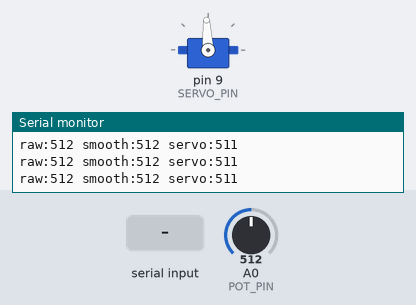
Recording of a sketch running on a simulated Arduino Uno, built with avr-gcc and run on an emulated ATmega328P. Shown: servo, the last lines printed to the serial monitor. Inputs (shaded band) come from the test bench; at power-on: A0 (POT_PIN) = 512.

Above: at 1.2 s.
1.3 s: A0 (POT_PIN) set to 716
3.2 s: A0 (POT_PIN) set to 1023
At 4.9 s:
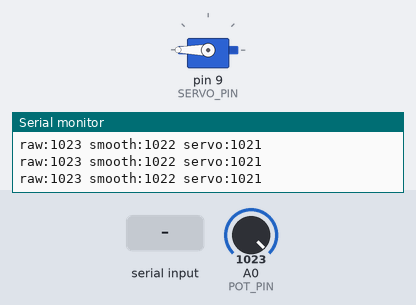
5.3 s: A0 (POT_PIN) set to 306
At 7.6 s:
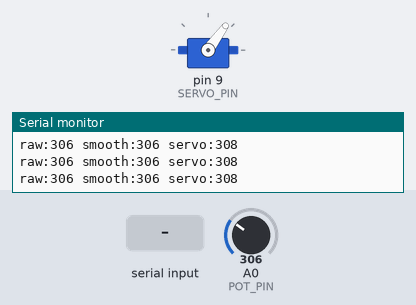
8.3 s: A0 (POT_PIN) set to 122
At 9.3 s:
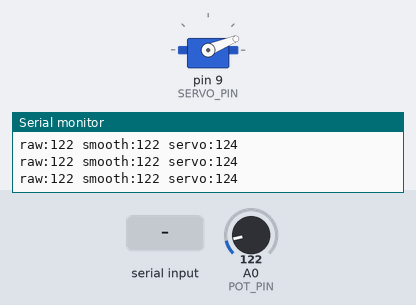
10.2 s: "s" received over Serial
11.7 s: A0 (POT_PIN) set to 0
At 12.2 s:
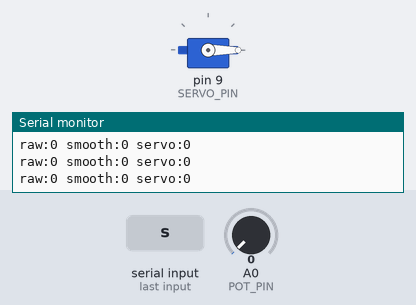
Timing chart, 0 to 14.4 s (numbered marks = the images above; inputs shaded):
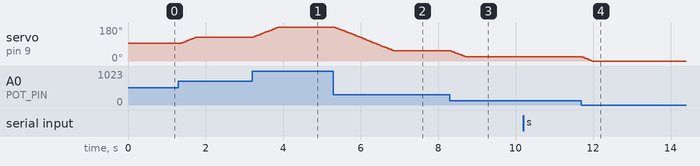

Measured:
- after the input at 3.2 s, servo on pin 9 (SERVO_PIN): moves from 125° to 180° over 0.66 s, starting at once
- after the input at 5.3 s, servo on pin 9 (SERVO_PIN): moves from 180° to 54° over 1.5 s, starting at once
- after the input at 8.3 s, servo on pin 9 (SERVO_PIN): moves from 54° to 22° over 0.38 s, starting at once
- after the input at 11.7 s, servo on pin 9 (SERVO_PIN): moves from 22° to 0° over 0.26 s, starting at once

The sketch:

pot_servo.ino
```cpp
/*
  pot_servo.ino  —  Gesture Bloom, Phase 2
  ------------------------------------------------------------------
  What it is:   Turn the trimmer, and the servo follows.
  Why it exists: Your first analog input. The trimmer produces a
                continuously varying voltage; the Uno measures it and
                turns it into a servo position. That is exactly the
                shape of the final project, with "how far the trimmer
                is turned" standing in for "how open your hand is".
  How it fits:  It keeps phase 1's speed-limited movement and adds the
                two tricks that stop a servo buzzing when its input is
                noisy: smoothing and a deadband. The browser will do
                the same with hand data in phase 7.

  Watch it:     Tools → Serial Plotter (115200 baud) draws the raw and
                smoothed readings as live lines.
  Commands:     s = smoothing on/off (compare the jitter)
                d = detach / re-attach the servo (limp and quiet)
  ------------------------------------------------------------------
*/

#include <Servo.h>

// ---------- Settings ----------------------------------------------

const uint8_t SERVO_PIN = 9;       // servo orange
const uint8_t POT_PIN = A0;        // trimmer middle leg (wiper)
const unsigned long BAUD_RATE = 115200;

// Your phase 1 results: the servo moves freely across 500–2500 µs.
const int PULSE_MIN = 500;
const int PULSE_MAX = 2500;

// Smoothing: each reading only moves the smoothed value 1/SMOOTHING of
// the way toward it (an "exponential moving average"). Higher = calmer
// but laggier. 8 is a good start.
const int SMOOTHING = 8;

// Deadband: ignore target changes smaller than this many µs (8 µs is
// under 1°). This stops the servo "hunting" back and forth over tiny
// noise, which is what makes a still servo buzz.
const int DEADBAND_US = 8;

// Speed limit, as in phase 1. Faster than phase 1's 600 so the servo
// keeps up with your hand, still gentle enough to spare the Uno's 5V.
const int SPEED_US_PER_SEC = 900;
const unsigned long STEP_INTERVAL_MS = 20;   // one step per servo pulse

// How often to read the trimmer and print for the plotter.
const unsigned long READ_INTERVAL_MS = 10;   // 100 readings per second
const unsigned long PRINT_INTERVAL_MS = 50;  // 20 lines per second

// ---------- State --------------------------------------------------

Servo servo;
bool attached = false;
bool smoothingOn = true;

int rawReading = 0;             // latest analogRead, 0–1023
long smoothedX16 = 0;           // smoothed reading × 16 (see below)
int currentUs = 1500;           // pulse being sent now
int targetUs = 1500;            // where the trimmer says to go

unsigned long lastReadAt = 0;
unsigned long lastStepAt = 0;
unsigned long lastPrintAt = 0;

// Why "× 16"? Dividing whole numbers throws away the remainder, so a
// plain integer average gets stuck a few steps short of the real value.
// Keeping 16× the value keeps 4 extra bits of precision, without using
// slow floating-point maths on the Uno.

// ---------- Reading the trimmer ------------------------------------

void readTrimmer() {
  unsigned long now = millis();
  if (now - lastReadAt < READ_INTERVAL_MS) return;
  lastReadAt = now;

  // analogRead measures the wiper voltage against the Uno's 5V:
  // 0 V → 0, 5 V → 1023. Because the trimmer is also fed from that
  // same 5V, a sag (like the LED dimming you saw) shifts both together,
  // so the reading barely changes. This is called "ratiometric".
  rawReading = analogRead(POT_PIN);

  if (smoothingOn) {
    // Move 1/SMOOTHING of the way from the smoothed value to the new one.
    smoothedX16 += ((long)rawReading * 16 - smoothedX16) / SMOOTHING;
  } else {
    smoothedX16 = (long)rawReading * 16;   // no smoothing: follow raw
  }

  int smoothed = (int)(smoothedX16 / 16);
  int newTarget = (int)map(smoothed, 0, 1023, PULSE_MIN, PULSE_MAX);

  // Deadband: only accept the new target if it moved far enough.
  if (abs(newTarget - targetUs) >= DEADBAND_US) {
    targetUs = newTarget;
  }
}

// ---------- Speed-limited movement (from phase 1) ------------------

void updateServo() {
  unsigned long now = millis();
  if (now - lastStepAt < STEP_INTERVAL_MS) return;
  lastStepAt = now;
  if (!attached) return;

  int stepUs = (int)((long)SPEED_US_PER_SEC * STEP_INTERVAL_MS / 1000);
  int difference = targetUs - currentUs;
  if (difference > stepUs) difference = stepUs;
  if (difference < -stepUs) difference = -stepUs;

  if (difference != 0) {
    currentUs += difference;
    servo.writeMicroseconds(currentUs);
  }
}

// ---------- Printing for the Serial Plotter ------------------------

// "label:value" pairs separated by spaces. The Serial Plotter draws each
// label as its own coloured line; the Serial Monitor shows the text.
void printForPlotter() {
  unsigned long now = millis();
  if (now - lastPrintAt < PRINT_INTERVAL_MS) return;
  lastPrintAt = now;

  Serial.print(F("raw:"));
  Serial.print(rawReading);
  Serial.print(F(" smooth:"));
  Serial.print((int)(smoothedX16 / 16));
  // Pulse scaled to the same 0–1023 range so all three lines fit one plot.
  Serial.print(F(" servo:"));
  Serial.println((int)map(currentUs, PULSE_MIN, PULSE_MAX, 0, 1023));
}

// ---------- Single-key commands ------------------------------------

void readCommands() {
  while (Serial.available() > 0) {
    char c = Serial.read();
    if (c == 's') {
      smoothingOn = !smoothingOn;
      Serial.println(smoothingOn ? F("# smoothing ON") : F("# smoothing OFF"));
    } else if (c == 'd') {
      if (attached) {
        servo.detach();
        attached = false;
        Serial.println(F("# servo detached (limp)"));
      } else {
        servo.writeMicroseconds(currentUs);   // no jump on re-attach
        servo.attach(SERVO_PIN, PULSE_MIN, PULSE_MAX);
        attached = true;
        Serial.println(F("# servo attached"));
      }
    }
    // Newlines and anything else are ignored.
  }
}

// ---------- Setup and loop -----------------------------------------

void setup() {
  Serial.begin(BAUD_RATE);
  Serial.println(F("READY"));
  Serial.println(F("# pot_servo: turn the trimmer. s = smoothing on/off, d = detach"));

  // Start the smoothed value AT the trimmer's current position, so the
  // average doesn't have to climb up from 0 at power-on.
  rawReading = analogRead(POT_PIN);
  smoothedX16 = (long)rawReading * 16;
  targetUs = (int)map(rawReading, 0, 1023, PULSE_MIN, PULSE_MAX);
  currentUs = targetUs;

  // The servo goes straight to where the trimmer points: one quick jump.
  servo.writeMicroseconds(currentUs);
  servo.attach(SERVO_PIN, PULSE_MIN, PULSE_MAX);
  attached = true;
}

void loop() {
  readCommands();
  readTrimmer();
  updateServo();
  printForPlotter();
}
```
